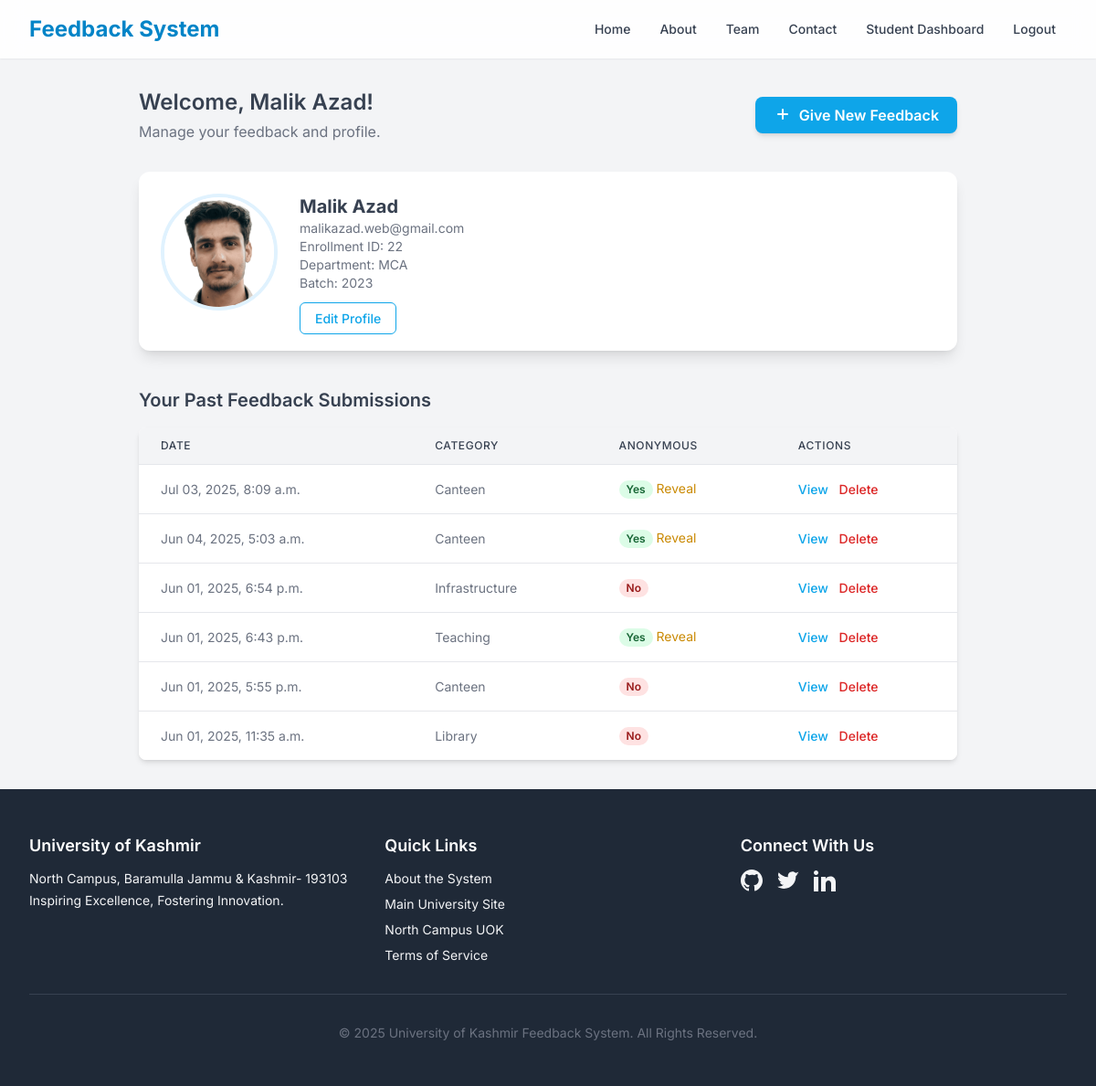
The app's page /dashboard/student/ (signed in), older data.
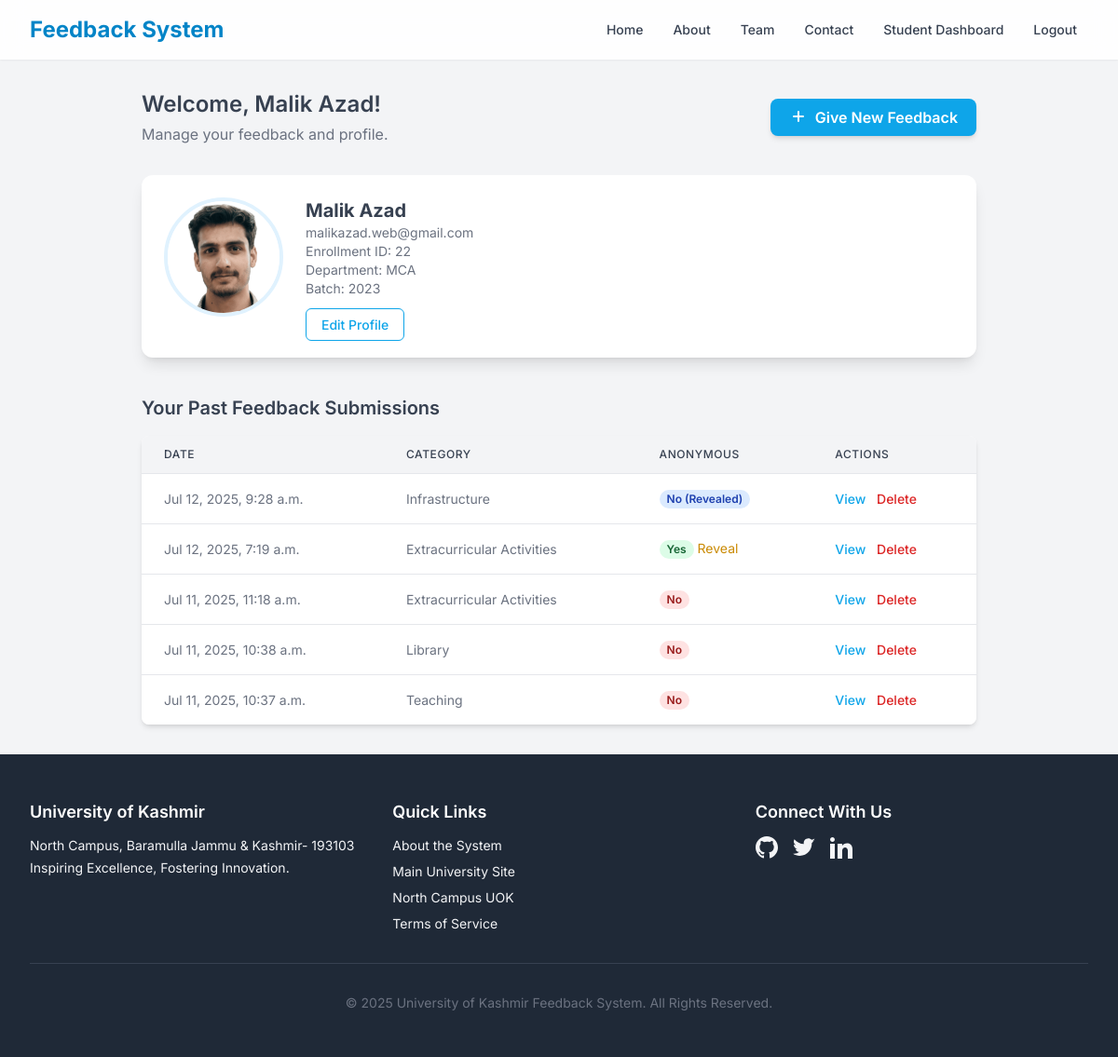
The same page, newer data.
### core/models.py (models this page shows, shortened)
class Profile(models.Model):
    ROLE_CHOICES = [
        ('STUDENT', 'Student'),
        ('COORDINATOR', 'Coordinator'),
        ('ADMIN', 'Admin'),
    ]
    BATCH_YEAR_CHOICES = [
        (year, str(year)) for year in range(2015, timezone.now().year + 2)
    ]
    user = models.OneToOneField(
        User, on_delete=models.CASCADE, related_name='profile'
    )
    full_name = models.CharField(max_length=255, blank=True, null=True)
    enrollment_no = models.CharField(
        max_length=50, unique=True,
        help_text="Display/Record Enrollment No. (Mirrors login ID)",
        blank=True, null=True
    )
    role = models.CharField(
        max_length=20, choices=ROLE_CHOICES, default='STUDENT'
    )
    department = models.ForeignKey(
        Department, on_delete=models.SET_NULL,
        null=True, blank=True, related_name='profiles'
    )
    batch_start_year = models.IntegerField(
        choices=BATCH_YEAR_CHOICES, null=True, blank=True
    )
    profile_photo = models.ImageField(
        upload_to=profile_photo_path, null=True, blank=True
    )
    is_verified = models.BooleanField(
        default=False,
        help_text="Set to True once the coordinator approves the registration."
    )

class Department(models.Model):
    name = models.CharField(max_length=100, unique=True)
    description = models.TextField(blank=True, null=True)

class Feedback(models.Model):
    RATING_DESCRIPTIVE_LABELS = {
        1: 'Very Poor',
        2: 'Poor',
        3: 'Average',
        4: 'Good',
        5: 'Excellent'
    }
    RATING_CHOICES_NUMERIC = [
        (val, label) for val, label in RATING_DESCRIPTIVE_LABELS.items()
    ]
    SENTIMENT_CHOICES = [
        ('POSITIVE', 'Positive'),
        ('NEGATIVE', 'Negative'),
        ('NEUTRAL', 'Neutral'),
    ]
    student = models.ForeignKey(
        User, on_delete=models.CASCADE, related_name='feedbacks_given'
    )
    category = models.ForeignKey(
        FeedbackCategory, on_delete=models.PROTECT, related_name='feedbacks'
    )
    department_at_submission = models.ForeignKey(
        Department, on_delete=models.SET_NULL,
        null=True, blank=False, related_name='submitted_feedbacks'
    )
    rating1 = models.IntegerField(
        choices=RATING_CHOICES_NUMERIC, null=True, blank=True,
        help_text="Rating for question 1"
    )
    rating2 = models.IntegerField(
        choices=RATING_CHOICES_NUMERIC, null=True, blank=True,
        help_text="Rating for question 2"
    )
    rating3 = models.IntegerField(
        choices=RATING_CHOICES_NUMERIC, null=True, blank=True,
        help_text="Rating for question 3"
    )
    rating4 = models.IntegerField(
        choices=RATING_CHOICES_NUMERIC, null=True, blank=True,
        help_text="Rating for question 4"
    )
    rating5 = models.IntegerField(
        choices=RATING_CHOICES_NUMERIC, null=True, blank=True,
        help_text="Rating for question 5"
    )
    INPUT_METHOD_CHOICES = [
        ('TEXT', 'Text Input'),
        ('AUDIO', 'Audio Recording'),
    ]
    input_method = models.CharField(
        max_length=10, choices=INPUT_METHOD_CHOICES, default='TEXT'
    )
    text_feedback = models.TextField(
        blank=True, null=True,
        help_text="Typed feedback or (future) transcribed audio."
    )
    audio_feedback = models.FileField(
        upload_to='feedback_audio/', null=True, blank=True,
        help_text="Uploaded/recorded audio file."
    )
    is_anonymous = models.BooleanField(default=False)
    anonymity_revoked = models.BooleanField(
        default=False,
        help_text="If True, the student has chosen to reveal their identity for this anonymous feedback."
    )
    sentiment = models.CharField(
        max_length=10,
        choices=SENTIMENT_CHOICES,
        null=True,
        blank=True,
        help_text="The analyzed sentiment of the feedback text."
    )
    timestamp = models.DateTimeField(auto_now_add=True)
    class Meta:
        ordering = ['-timestamp']

class FeedbackCategory(models.Model):
    CATEGORY_CHOICES = [
        ('TEACHING', 'Teaching'),
        ('INFRASTRUCTURE', 'Infrastructure'),
        ('TRANSPORT', 'Transport'),
        ('EXTRACURRICULAR', 'Extracurricular Activities'),
        ('STAFF_BEHAVIOUR', 'Staff Behaviour'),
        ('CANTEEN', 'Canteen'),
        ('LIBRARY', 'Library'),
    ]
    name = models.CharField(
        max_length=50, choices=CATEGORY_CHOICES, unique=True
    )
    description = models.TextField(blank=True, null=True)

### core/views.py (the view)
# urls.py: path('dashboard/student/', views.student_dashboard_view, name='student_dashboard'),
@login_required(login_url='core:login')
@user_passes_test(is_student, login_url='core:landing_page')
def student_dashboard_view(request):
    past_feedbacks = Feedback.objects.filter(student=request.user).select_related('category', 'department_at_submission').order_by('-timestamp')
    return render(request, 'core/student_dashboard.html', {'past_feedbacks': past_feedbacks})

### core/templates/core/student_dashboard.html (shortened to what this page needs)
{% extends "core/base.html" %}
{% load static %}
{% block content %}
<div class="py-8 px-4 sm:px-6 lg:px-8">
    <div class="max-w-4xl mx-auto">
        <div class="flex flex-col md:flex-row justify-between items-start md:items-center mb-8">
            <div>
                <h1 class="text-2xl font-semibold text-custom-gray-dark">
                    {% if user.profile.full_name %}
                        Welcome, {{ user.profile.full_name }}!
                    {% else %}
                        Welcome, {{ user.username }}!
                    {% endif %}
                </h1>
                <p class="mt-1 text-custom-gray">Manage your feedback and profile.</p>
            </div>
            <a href="{% url 'core:give_feedback' %}" class="mt-4 md:mt-0 bg-custom-blue text-white font-semibold py-2 px-5 rounded-lg hover:bg-custom-blue-dark transition-colors shadow-md inline-flex items-center">
                <svg xmlns="http://www.w3.org/2000/svg" class="h-5 w-5 mr-2" viewBox="0 0 20 20" fill="currentColor">
                    <path fill-rule="evenodd" d="M10 3a1 1 0 011 1v4h4a1 1 0 110 2h-4v4a1 1 0 11-2 0v-4H5a1 1 0 110-2h4V4a1 1 0 011-1z" clip-rule="evenodd" />
                </svg>
                Give New Feedback
            </a>
        </div>
        <div class="bg-white shadow-lg rounded-xl p-6 mb-8">
            <div class="flex flex-col sm:flex-row items-center sm:items-start">
                {% if user.profile.profile_photo %}
                    <img src="{{ user.profile.profile_photo.url }}" alt="Profile Photo" class="h-24 w-24 sm:h-32 sm:w-32 rounded-full object-cover border-4 border-custom-blue-light mb-4 sm:mb-0 sm:mr-6">
                {% else %}
                    <div class="h-24 w-24 sm:h-32 sm:w-32 rounded-full bg-custom-gray-light flex items-center justify-center text-custom-gray-darker text-4xl font-semibold mb-4 sm:mb-0 sm:mr-6">
                        {{ user.username|slice:":1"|upper }}
                    </div>
                {% endif %}
                <div class="flex-grow text-center sm:text-left">
                    <h2 class="text-xl font-bold text-custom-gray-dark">
                        {{ user.profile.full_name|default:user.username }}
                    </h2>
                    <p class="text-sm text-custom-gray">{{ user.email }}</p>
                    <p class="text-sm text-custom-gray">Enrollment ID: {{ user.username }}</p>
                    {% if user.profile.department %}
                        <p class="text-sm text-custom-gray">Department: {{ user.profile.department.name }}</p>
                    {% endif %}
                    {% if user.profile.batch_start_year %}
                        <p class="text-sm text-custom-gray">Batch: {{ user.profile.batch_start_year }}</p>
                    {% endif %}
                    <div class="mt-4">
                        <a href="{% url 'core:edit_profile' %}" class="text-sm text-custom-blue hover:text-custom-blue-dark font-medium py-2 px-4 border border-custom-blue rounded-md hover:bg-custom-blue-light transition-colors">
                            Edit Profile
                        </a>
                    </div>
                </div>
            </div>
        </div>
        <div class="mt-10">
            <h2 class="text-xl font-semibold text-custom-gray-dark mb-4">Your Past Feedback Submissions</h2>
            {% if past_feedbacks %}
                <div class="bg-white shadow-md rounded-lg overflow-hidden">
                    <div class="overflow-x-auto">
                        <table class="min-w-full divide-y divide-gray-200">
                            <thead class="bg-custom-gray-light">
                                <tr>
                                    <th scope="col" class="px-6 py-3 text-left text-xs font-medium text-custom-gray-dark uppercase tracking-wider">Date</th>
                                    <th scope="col" class="px-6 py-3 text-left text-xs font-medium text-custom-gray-dark uppercase tracking-wider">Category</th>
                                    <th scope="col" class="px-6 py-3 text-left text-xs font-medium text-custom-gray-dark uppercase tracking-wider">Anonymous</th>
                                    <th scope="col" class="px-6 py-3 text-left text-xs font-medium text-custom-gray-dark uppercase tracking-wider">Actions</th>
                                </tr>
                            </thead>
                            <tbody class="bg-white divide-y divide-gray-200">
                                {% for fb in past_feedbacks %}
                                <tr>
                                    <td class="px-6 py-4 whitespace-nowrap text-sm text-custom-gray">{{ fb.timestamp|date:"M d, Y, P" }}</td>
                                    <td class="px-6 py-4 whitespace-nowrap text-sm text-custom-gray">{{ fb.category.get_name_display }}</td>
                                    <td class="px-6 py-4 whitespace-nowrap text-sm text-custom-gray">
                                        {% if fb.is_anonymous %}
                                            {% if fb.anonymity_revoked %}
                                                <span class="px-2 inline-flex text-xs leading-5 font-semibold rounded-full bg-blue-100 text-blue-800">No (Revealed)</span>
                                            {% else %}
                                                <span class="px-2 inline-flex text-xs leading-5 font-semibold rounded-full bg-green-100 text-green-800">Yes</span>
                                            {% endif %}
                                        {% else %}
                                            <span class="px-2 inline-flex text-xs leading-5 font-semibold rounded-full bg-red-100 text-red-800">No</span>
                                        {% endif %}
                                         {% if fb.is_anonymous and not fb.anonymity_revoked %}
                                        <form action="{% url 'core:revoke_anonymity' fb.id %}" method="POST" class="inline" onsubmit="return confirm('Are you sure you want to reveal your identity for this feedback? This action cannot be undone.');">
                                            <button type="submit" class="text-yellow-600 hover:text-yellow-800 hover:underline">Reveal</button>
                                        </form>
                                        {% endif %}
                                    </td>
                                    <td class="px-6 py-4 whitespace-nowrap text-sm font-medium space-x-2">
                                        <a href="{% url 'core:view_feedback_detail' fb.id %}" class="text-custom-blue hover:text-custom-blue-dark hover:underline inline-block">View</a>
                                        <form action="{% url 'core:delete_feedback' fb.id %}" method="POST" class="inline" onsubmit="return confirm('Are you sure you want to delete this feedback? This action cannot be undone.');">
                                            <button type="submit" class="text-red-600 hover:text-red-800 hover:underline">Delete</button>
                                        </form>
                                    </td>
                                </tr>
                                {% endfor %}
                            </tbody>
                        </table>
                    </div>
                </div>
            {% else %}
                <div class="bg-white p-6 rounded-lg shadow text-center text-gray-500">
                    You haven't submitted any feedback yet. Why not <a href="{% url 'core:give_feedback' %}" class="text-custom-blue hover:underline font-medium">give some now</a>?
                </div>
            {% endif %}
        </div>
    </div>
</div>
{% endblock content %}

Row changes from the older to the newer data that the page shows:
removed Feedback: timestamp "Jul 03, 2025, 8:09 a.m.", category.name "Canteen", is_anonymous "Yes"
removed Feedback: timestamp "Jun 04, 2025, 5:03 a.m.", category.name "Canteen", is_anonymous "Yes"
removed Feedback: timestamp "Jun 01, 2025, 6:54 p.m.", category.name "Infrastructure", is_anonymous "No"
removed Feedback: timestamp "Jun 01, 2025, 6:43 p.m.", category.name "Teaching", is_anonymous "Yes"
removed Feedback: timestamp "Jun 01, 2025, 5:55 p.m.", category.name "Canteen", is_anonymous "No"
removed Feedback: timestamp "Jun 01, 2025, 11:35 a.m.", category.name "Library", is_anonymous "No"
added Feedback: timestamp "Jul 12, 2025, 9:28 a.m.", category.name "Infrastructure", is_anonymous "No (Revealed)"
added Feedback: timestamp "Jul 12, 2025, 7:19 a.m.", category.name "Extracurricular Activities", is_anonymous "Yes"
added Feedback: timestamp "Jul 11, 2025, 11:18 a.m.", category.name "Extracurricular Activities", is_anonymous "No"
added Feedback: timestamp "Jul 11, 2025, 10:38 a.m.", category.name "Library", is_anonymous "No"
added Feedback: timestamp "Jul 11, 2025, 10:37 a.m.", category.name "Teaching", is_anonymous "No"
